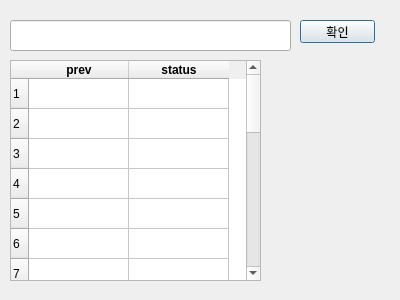
<?xml version="1.0" encoding="UTF-8"?>
<ui version="4.0">
 <class>Dialog</class>
 <widget class="QDialog" name="Dialog">
  <property name="geometry">
   <rect>
    <x>0</x>
    <y>0</y>
    <width>400</width>
    <height>300</height>
   </rect>
  </property>
  <property name="windowTitle">
   <string>Dialog</string>
  </property>
  <widget class="QPushButton" name="submitbtn">
   <property name="geometry">
    <rect>
     <x>300</x>
     <y>20</y>
     <width>75</width>
     <height>23</height>
    </rect>
   </property>
   <property name="text">
    <string>확인</string>
   </property>
  </widget>
  <widget class="QTableWidget" name="statustable">
   <property name="geometry">
    <rect>
     <x>10</x>
     <y>60</y>
     <width>251</width>
     <height>221</height>
    </rect>
   </property>
   <property name="rowCount">
    <number>20</number>
   </property>
   <row/>
   <row/>
   <row/>
   <row/>
   <row/>
   <row/>
   <row/>
   <row/>
   <row/>
   <row/>
   <row/>
   <row/>
   <row/>
   <row/>
   <row/>
   <row/>
   <row/>
   <row/>
   <row/>
   <row/>
   <column>
    <property name="text">
     <string>prev</string>
    </property>
    <property name="font">
     <font>
      <weight>75</weight>
      <bold>true</bold>
     </font>
    </property>
   </column>
   <column>
    <property name="text">
     <string>status</string>
    </property>
    <property name="font">
     <font>
      <weight>75</weight>
      <bold>true</bold>
     </font>
    </property>
   </column>
  </widget>
  <widget class="QLineEdit" name="inputcol">
   <property name="geometry">
    <rect>
     <x>10</x>
     <y>20</y>
     <width>281</width>
     <height>31</height>
    </rect>
   </property>
  </widget>
 </widget>
 <resources/>
 <connections/>
</ui>
